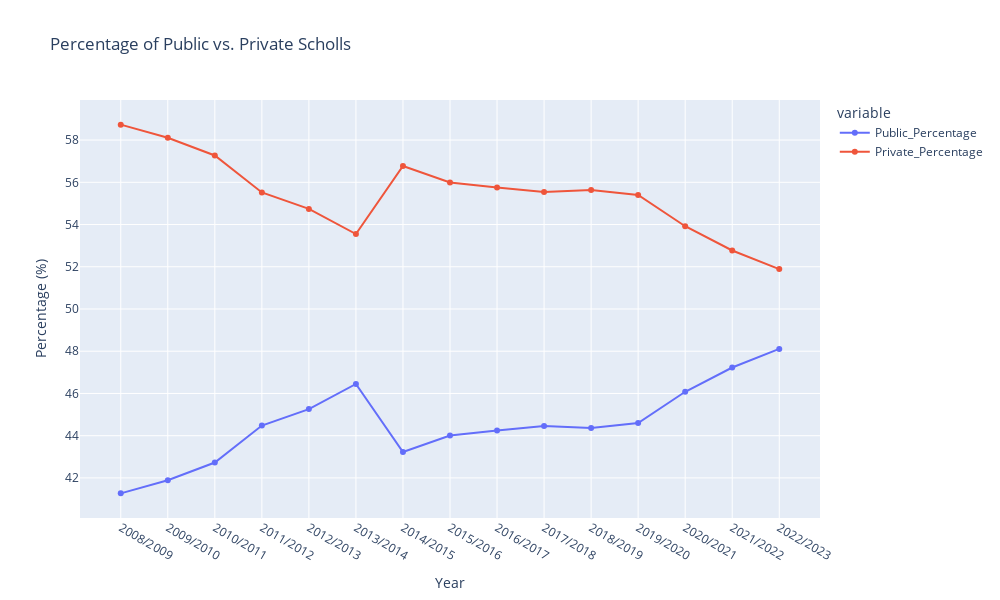

Notebook code for this chart:
### Code cell
# Plotting 2: Percentage Share of Public and Private Professors
fig2 = px.line(centers_1, 
               x="Curs", 
               y=["Public_Percentage", "Private_Percentage"],
               markers=True,
               title="Percentage of Public vs. Private Scholls",
               labels={"Public_Percentage": "Public (%)", 
                       "Private_Percentage": "Private (%)"},
              category_orders={'Curs': sorted_years})  # Sort x-axis in ascending order)

fig2.update_layout(
    xaxis_title="Year",
    yaxis_title="Percentage (%)",
    width=1000,
    height=600
)

# Show the plot
fig2.show()

### Figure 1 — Plotly figure (JSON) as saved in the notebook; plotly's stock layout.template omitted (floating-point values rounded to 4 significant figures)
{"data": [{"hovertemplate": "variable=Public_Percentage<br>Curs=%{x}<br>value=%{y}<extra></extra>", "legendgroup": "Public_Percentage", "line": {"color": "#636efa", "dash": "solid"}, "marker": {"symbol": "circle"}, "mode": "lines+markers", "name": "Public_Percentage", "orientation": "v", "showlegend": true, "type": "scatter", "x": ["2022/2023", "2021/2022", "2020/2021", "2019/2020", "2018/2019", "2017/2018", "2016/2017", "2015/2016", "2014/2015", "2013/2014", "2012/2013", "2011/2012", "2010/2011", "2009/2010", "2008/2009"], "xaxis": "x", "y": [48.11, 47.23, 46.08, 44.6, 44.36, 44.46, 44.25, 44.01, 43.23, 46.45, 45.26, 44.48, 42.73, 41.89, 41.27], "yaxis": "y"}, {"hovertemplate": "variable=Private_Percentage<br>Curs=%{x}<br>value=%{y}<extra></extra>", "legendgroup": "Private_Percentage", "line": {"color": "#EF553B", "dash": "solid"}, "marker": {"symbol": "circle"}, "mode": "lines+markers", "name": "Private_Percentage", "orientation": "v", "showlegend": true, "type": "scatter", "x": ["2022/2023", "2021/2022", "2020/2021", "2019/2020", "2018/2019", "2017/2018", "2016/2017", "2015/2016", "2014/2015", "2013/2014", "2012/2013", "2011/2012", "2010/2011", "2009/2010", "2008/2009"], "xaxis": "x", "y": [51.89, 52.77, 53.92, 55.4, 55.64, 55.54, 55.75, 55.99, 56.77, 53.55, 54.74, 55.52, 57.27, 58.11, 58.73], "yaxis": "y"}], "layout": {"height": 600, "legend": {"title": {"text": "variable"}, "tracegroupgap": 0}, "title": {"text": "Percentage of Public vs. Private Scholls"}, "width": 1000, "xaxis": {"anchor": "y", "autorange": true, "categoryarray": ["2008/2009", "2009/2010", "2010/2011", "2011/2012", "2012/2013", "2013/2014", "2014/2015", "2015/2016", "2016/2017", "2017/2018", "2018/2019", "2019/2020", "2020/2021", "2021/2022", "2022/2023"], "categoryorder": "array", "domain": [0, 1], "range": [-0.8673, 14.87], "title": {"text": "Year"}, "type": "category"}, "yaxis": {"anchor": "x", "autorange": true, "domain": [0, 1], "range": [40.1, 59.9], "title": {"text": "Percentage (%)"}, "type": "linear"}}}
